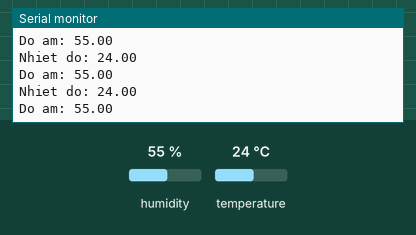
This sketch was run on a simulated Arduino Uno, built with avr-gcc and run on an emulated ATmega328P. Parts: the last lines printed to the serial monitor. The inputs (shaded band) are chosen by the test bench; at power-on: humidity 55 %, temperature 24 °C.

Above: at 2.8 s.
2.9 s: humidity set to 22 %
At 4.5 s:
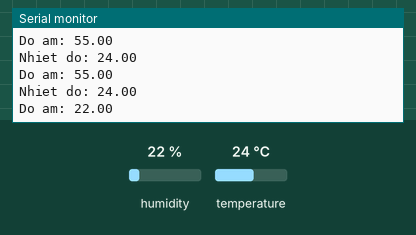
5.6 s: temperature set to 12 °C
At 6.9 s:
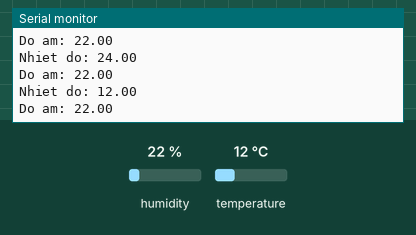
8.3 s: humidity set to 40 %
At 10.7 s:
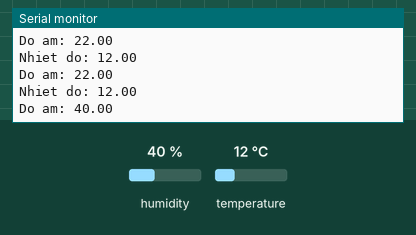
Timing chart, 0 to 12.2 s (numbered marks = the images above; inputs shaded):
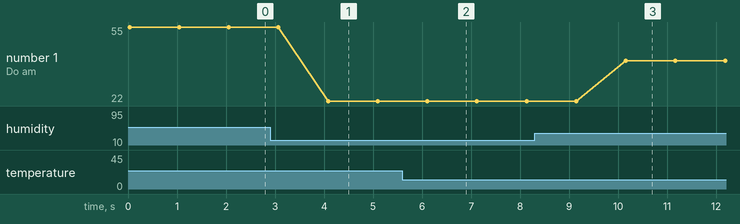

Measured:
- after the input at 2.9 s, the serial monitor: prints a new line after 1.2 s (image 1)
- after the input at 5.6 s, the serial monitor: prints a new line after 0.48 s (image 2)
- after the input at 8.3 s, the serial monitor: prints a new line after 1.9 s (image 3)
- plotted number 1: 55 → 22 after the input at 2.9 s, 22 → 40 after the input at 8.3 s

The sketch:

sketch_jul2a.ino
```cpp
#include <DHT.h>

#define DHTTYPE DHT11
#define DHTPIN 2

DHT dhtSensor(DHTPIN,DHTTYPE);

void setup() {
  Serial.begin(9600);
  dhtSensor.begin();
}

void loop() {
  // put your main code here, to run repeatedly:
  //float temp = ;
  Serial.print("Nhiet do: ");
  Serial.println(dhtSensor.readTemperature());
  Serial.print("Do am: ");
  Serial.println(dhtSensor.readHumidity());


  delay(1000);
}
```
